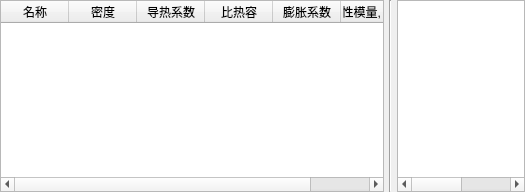
             <widget class="QWidget" name="tab_solid">
              <attribute name="title">
               <string>solid</string>
              </attribute>
              <layout class="QHBoxLayout" name="horizontalLayout_6" stretch="6,0,2">
               <property name="spacing">
                <number>5</number>
               </property>
               <property name="leftMargin">
                <number>0</number>
               </property>
               <property name="topMargin">
                <number>0</number>
               </property>
               <property name="rightMargin">
                <number>0</number>
               </property>
               <property name="bottomMargin">
                <number>0</number>
               </property>
               <item>
                <widget class="QTableWidget" name="table_mat_solid">
                 <property name="enabled">
                  <bool>true</bool>
                 </property>
                 <property name="mouseTracking">
                  <bool>false</bool>
                 </property>
                 <property name="tabletTracking">
                  <bool>false</bool>
                 </property>
                 <property name="editTriggers">
                  <set>QAbstractItemView::NoEditTriggers</set>
                 </property>
                 <property name="textElideMode">
                  <enum>Qt::ElideMiddle</enum>
                 </property>
                 <attribute name="horizontalHeaderCascadingSectionResizes">
                  <bool>false</bool>
                 </attribute>
                 <attribute name="horizontalHeaderMinimumSectionSize">
                  <number>32</number>
                 </attribute>
                 <attribute name="horizontalHeaderDefaultSectionSize">
                  <number>68</number>
                 </attribute>
                 <attribute name="horizontalHeaderHighlightSections">
                  <bool>true</bool>
                 </attribute>
                 <attribute name="horizontalHeaderShowSortIndicator" stdset="0">
                  <bool>false</bool>
                 </attribute>
                 <attribute name="horizontalHeaderStretchLastSection">
                  <bool>false</bool>
                 </attribute>
                 <attribute name="verticalHeaderVisible">
                  <bool>false</bool>
                 </attribute>
                 <attribute name="verticalHeaderCascadingSectionResizes">
                  <bool>false</bool>
                 </attribute>
                 <attribute name="verticalHeaderDefaultSectionSize">
                  <number>32</number>
                 </attribute>
                 <attribute name="verticalHeaderHighlightSections">
                  <bool>true</bool>
                 </attribute>
                 <attribute name="verticalHeaderShowSortIndicator" stdset="0">
                  <bool>false</bool>
                 </attribute>
                 <attribute name="verticalHeaderStretchLastSection">
                  <bool>false</bool>
                 </attribute>
                 <column>
                  <property name="text">
                   <string>名称</string>
                  </property>
                 </column>
                 <column>
                  <property name="text">
                   <string notr="true">密度</string>
                  </property>
                  <property name="toolTip">
                   <string notr="true"/>
                  </property>
                  <property name="whatsThis">
                   <string/>
                  </property>
                  <property name="textAlignment">
                   <set>AlignCenter</set>
                  </property>
                 </column>
                 <column>
                  <property name="text">
                   <string>导热系数</string>
                  </property>
                  <property name="textAlignment">
                   <set>AlignCenter</set>
                  </property>
                 </column>
                 <column>
                  <property name="text">
                   <string>比热容</string>
                  </property>
                  <property name="textAlignment">
                   <set>AlignCenter</set>
                  </property>
                 </column>
                 <column>
                  <property name="text">
                   <string>膨胀系数</string>
                  </property>
                  <property name="textAlignment">
                   <set>AlignCenter</set>
                  </property>
                 </column>
                 <column>
                  <property name="text">
                   <string>弹性模量, 泊松比</string>
                  </property>
                  <property name="textAlignment">
                   <set>AlignCenter</set>
                  </property>
                 </column>
                </widget>
               </item>
               <item>
                <widget class="Line" name="line_2">
                 <property name="orientation">
                  <enum>Qt::Vertical</enum>
                 </property>
                </widget>
               </item>
               <item>
                <widget class="QTableWidget" name="table_temp_solid">
                 <property name="editTriggers">
                  <set>QAbstractItemView::NoEditTriggers</set>
                 </property>
                 <attribute name="horizontalHeaderVisible">
                  <bool>false</bool>
                 </attribute>
                 <attribute name="horizontalHeaderMinimumSectionSize">
                  <number>32</number>
                 </attribute>
                 <attribute name="horizontalHeaderDefaultSectionSize">
                  <number>74</number>
                 </attribute>
                 <attribute name="horizontalHeaderShowSortIndicator" stdset="0">
                  <bool>false</bool>
                 </attribute>
                 <attribute name="horizontalHeaderStretchLastSection">
                  <bool>true</bool>
                 </attribute>
                 <attribute name="verticalHeaderVisible">
                  <bool>false</bool>
                 </attribute>
                 <attribute name="verticalHeaderDefaultSectionSize">
                  <number>32</number>
                 </attribute>
                 <attribute name="verticalHeaderStretchLastSection">
                  <bool>false</bool>
                 </attribute>
                 <column>
                  <property name="text">
                   <string>温度</string>
                  </property>
                 </column>
                 <column>
                  <property name="text">
                   <string>大小</string>
                  </property>
                 </column>
                </widget>
               </item>
              </layout>
             </widget>
